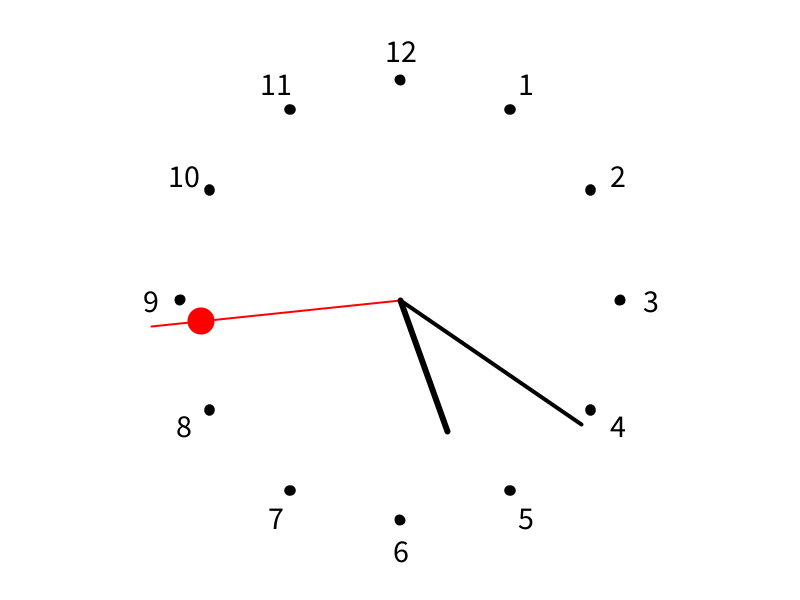
Frame 1 (no input)
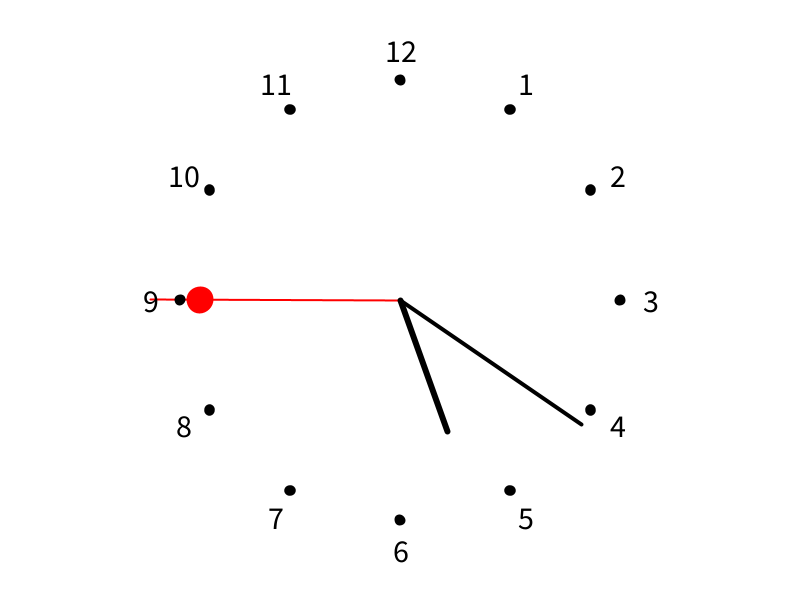
Frame 60 (the mouse pressed at the canvas centre just before this capture)
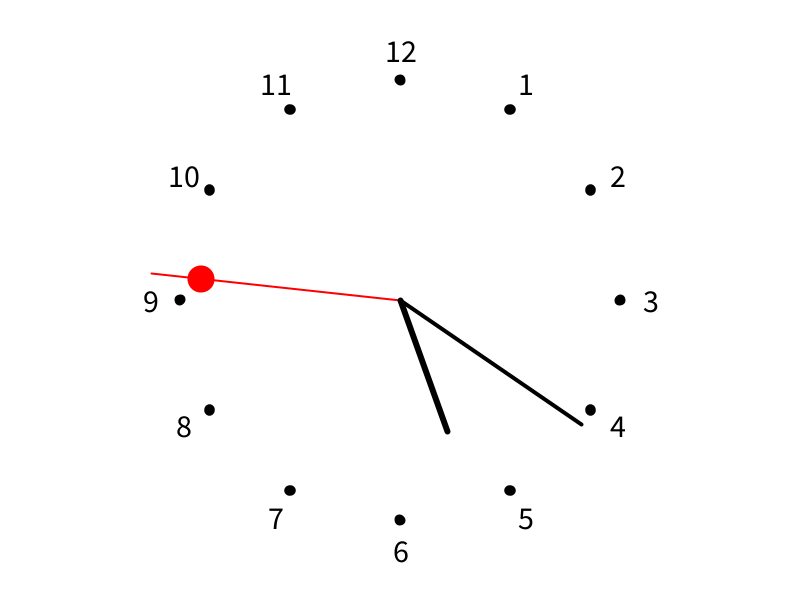
Frame 120 (the mouse held since frame 60 and released just before this capture)

The Processing sketch that drew these frames (run headless with seeded random() and noise(); from frame 60 on, the mouse is pressed at the canvas centre):

// Processing sketch: clock
// ── clock.pde
void setup() { //<>//
  size(800, 600);
}

void draw() {
  background(255);

  translate(width/2, height/2);

  // SECONDS
  pushMatrix();

  float angle = map(second(), 0, 60, 0, 360); // 0 - 59
  rotate(radians(angle));

  stroke(255, 0, 0);
  strokeWeight(2);
  line(0, 0, 0, -250);

  translate(0, -200);
  fill(255, 0, 0);
  ellipse(0, 0, 25, 25);

  //translate(-mouseX, -mouseY);
  popMatrix();

  // MINUTES
  pushMatrix();

  angle = map(minute() + second()/60.0, 0, 60, 0, 360); // 0 - 59
  rotate(radians(angle));

  stroke(0, 0, 0);
  strokeWeight(4);
  line(0, 0, 0, -220);

  popMatrix();

  // HOURES
  pushMatrix();

  angle = map(hour() + minute()/60.0, 0, 24, 0, 720); // 0 - 59
  rotate(radians(angle));

  stroke(0, 0, 0);
  strokeWeight(6);
  line(0, 0, 0, -140);

  popMatrix();





  for (int i = 1; i<= 12; i++) {
    pushMatrix();

    fill(0);
    textSize(32);
    textAlign(CENTER, CENTER);

    rotate(radians(i * 30));
    translate(0, -220);
    ellipse(0, 0, 5, 5);
    translate(0, -30);
    rotate(-radians(i * 30));
    text(i, 0, 0);

    popMatrix();
  }
}
